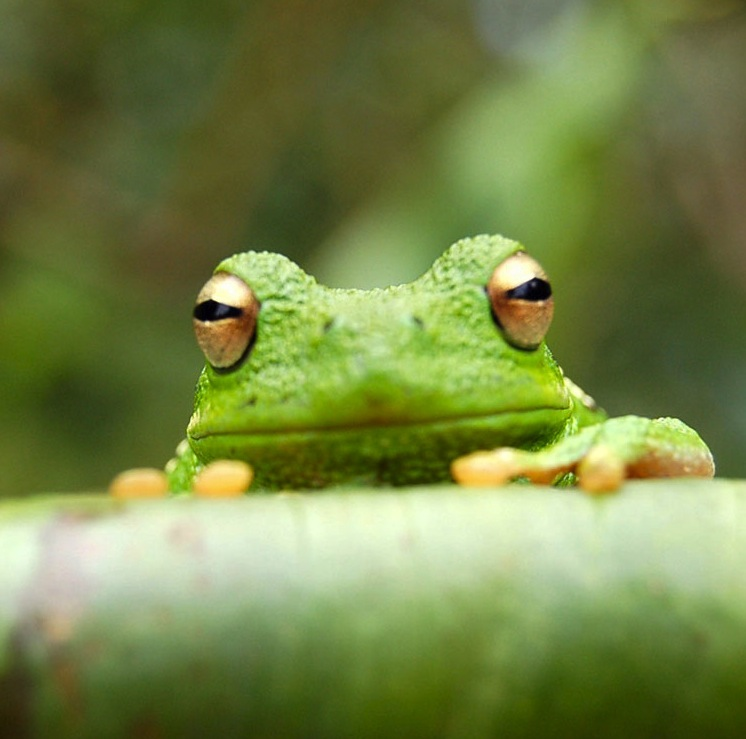
#> input picture foto/frog.jpg, 746 x 739 px
$ python histograms.py
#> lines starting #> are read from the running program, lines starting #| are printed output that depends on the picture; after the words box and inside, x2 and y2 are one past the last pixel; in counts of white or black regions, pixels touching at a corner belong together
import cv2 as cv
import numpy as np
import matplotlib.pyplot as plt

img = cv.imread('foto/frog.jpg')
#> img is the input picture: shape (739, 746, 3); mean B, G, R 70.3, 131.3, 116
cv.imshow('Frog', img)

blank = np.zeros(img.shape[:2], dtype='uint8')

# gray = cv.cvtColor(img, cv.COLOR_BGR2GRAY)
# cv.imshow('Gray', gray)

mask = cv.circle(blank, (img.shape[1]//2, img.shape[0]//2), 150, 255, -1)
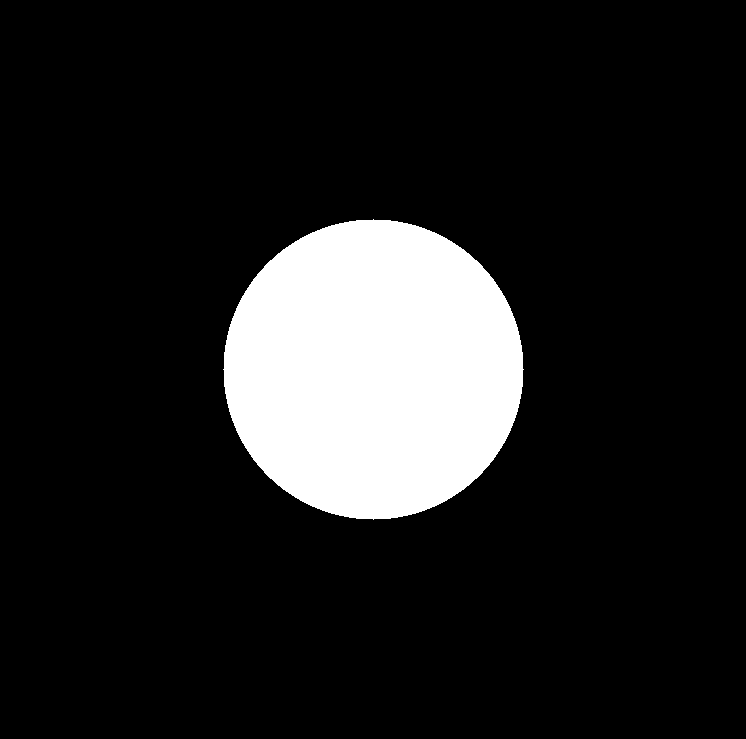
#> blank: shape (739, 746); 12.8% white; 1 white region, box (x1, y1, x2, y2) and area: (223, 219, 524, 520) 70681

masked = cv.bitwise_and (img, img, mask = mask)
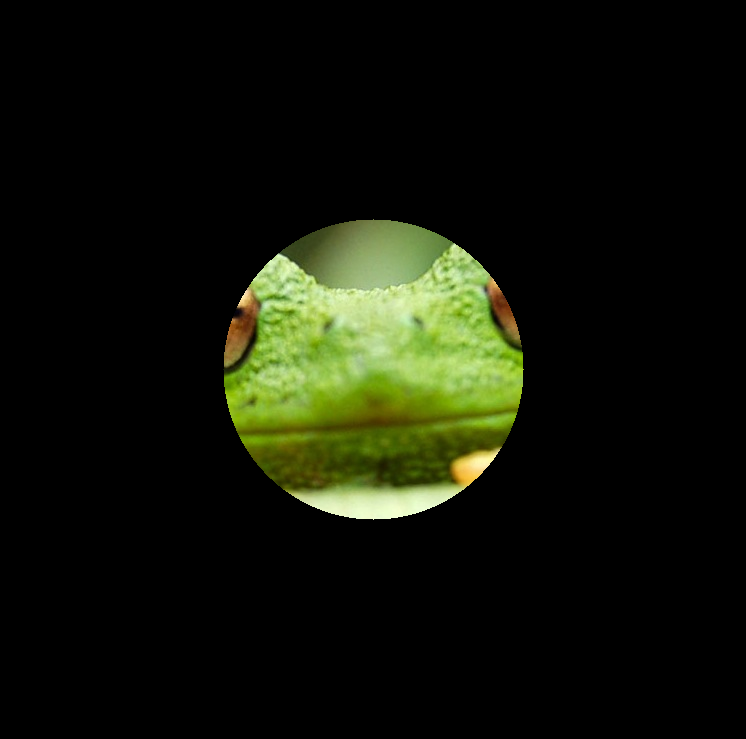
#> masked: shape (739, 746, 3); mean B, G, R 8.5, 20.5, 17.2
cv.imshow ('Masked Image', masked)

#grayscale histogram
# gray_hist = cv.calcHist([gray], [0], mask, [256], [0,256])

# plt.figure ()
# plt.title ('Grayscale Histogram')
# plt.xlabel ('Bins')
# plt.ylabel ('# of pixels')
# plt.plot (gray_hist)
# plt.xlim ([0,256])
# plt.show ()

#color histogram
plt.figure ()
plt.title ('Color Histogram')
plt.xlabel ('Bins')
plt.ylabel ('# of pixels')
colors = ('b', 'g', 'r')
for i, col in enumerate (colors):
    hist = cv.calcHist ([img], [i], mask, [256], [0,256])
    plt.plot (hist, color = col)
    plt.xlim ([0,256])

plt.show()
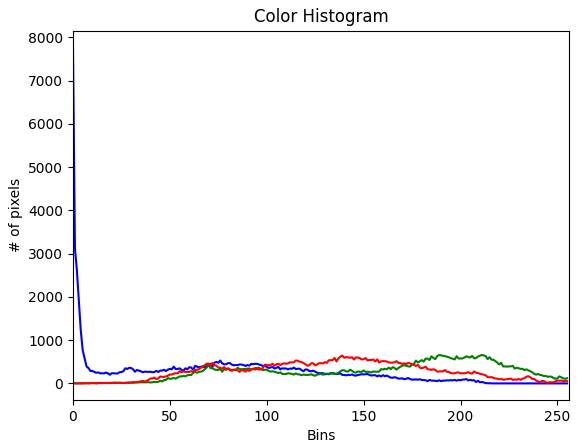
#> figure drawn by matplotlib, 1 panel; curve peaks at x = 0, y = 7770; curve peaks at x = 211, y = 656; curve peaks at x = 139, y = 644

cv.waitKey(0)

$ run again, with foto/insanlar2.jpg copied over foto/frog.jpg
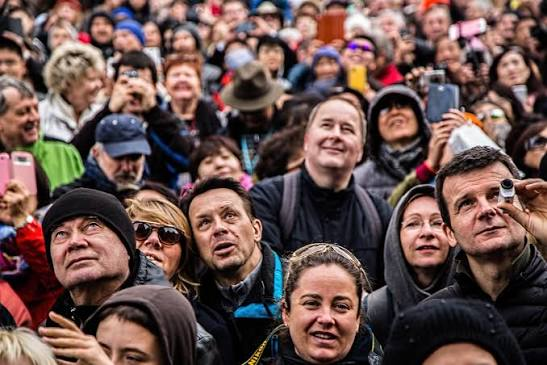
#> input picture foto/insanlar2.jpg, 547 x 365 px
#> img is the input picture: shape (365, 547, 3); mean B, G, R 78.1, 82.1, 105.9
#> `mask = cv.circle(blank, (img.shape[1]//2, img.shape[0]//2), 150, 255, ..`:
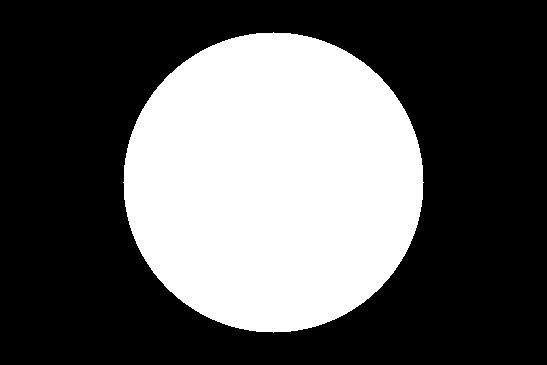
#> blank: shape (365, 547); 35.4% white; 1 white region, box (x1, y1, x2, y2) and area: (123, 32, 424, 333) 70681
#> `plt.show()`:
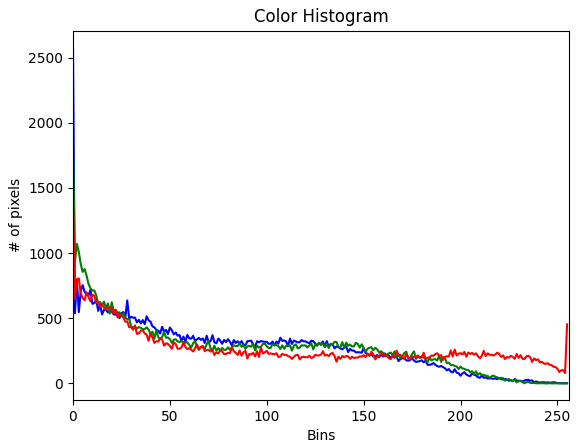
#> figure drawn by matplotlib, 1 panel; curve peaks at x = 0, y = 2579; curve peaks at x = 0, y = 1829; curve peaks at x = 0, y = 1387
